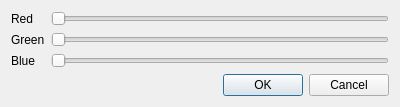
<?xml version="1.0" encoding="UTF-8"?>
<ui version="4.0">
 <class>PigmentEditor</class>
 <widget class="QDialog" name="PigmentEditor">
  <property name="geometry">
   <rect>
    <x>0</x>
    <y>0</y>
    <width>400</width>
    <height>103</height>
   </rect>
  </property>
  <property name="windowTitle">
   <string>Change Pigmentation</string>
  </property>
  <layout class="QGridLayout" name="gridLayout">
   <item row="0" column="0">
    <widget class="QLabel" name="label">
     <property name="text">
      <string>Red</string>
     </property>
    </widget>
   </item>
   <item row="0" column="1">
    <widget class="QSlider" name="horizontalSlider">
     <property name="maximum">
      <number>255</number>
     </property>
     <property name="orientation">
      <enum>Qt::Horizontal</enum>
     </property>
    </widget>
   </item>
   <item row="1" column="0">
    <widget class="QLabel" name="label_2">
     <property name="text">
      <string>Green</string>
     </property>
    </widget>
   </item>
   <item row="1" column="1">
    <widget class="QSlider" name="horizontalSlider_2">
     <property name="maximum">
      <number>255</number>
     </property>
     <property name="orientation">
      <enum>Qt::Horizontal</enum>
     </property>
    </widget>
   </item>
   <item row="2" column="0">
    <widget class="QLabel" name="label_3">
     <property name="text">
      <string>Blue</string>
     </property>
    </widget>
   </item>
   <item row="2" column="1">
    <widget class="QSlider" name="horizontalSlider_3">
     <property name="maximum">
      <number>255</number>
     </property>
     <property name="orientation">
      <enum>Qt::Horizontal</enum>
     </property>
    </widget>
   </item>
   <item row="3" column="0" colspan="2">
    <widget class="QDialogButtonBox" name="buttonBox">
     <property name="orientation">
      <enum>Qt::Horizontal</enum>
     </property>
     <property name="standardButtons">
      <set>QDialogButtonBox::Cancel|QDialogButtonBox::Ok</set>
     </property>
    </widget>
   </item>
  </layout>
 </widget>
 <resources/>
 <connections>
  <connection>
   <sender>buttonBox</sender>
   <signal>accepted()</signal>
   <receiver>PigmentEditor</receiver>
   <slot>accept()</slot>
   <hints>
    <hint type="sourcelabel">
     <x>248</x>
     <y>254</y>
    </hint>
    <hint type="destinationlabel">
     <x>157</x>
     <y>274</y>
    </hint>
   </hints>
  </connection>
  <connection>
   <sender>buttonBox</sender>
   <signal>rejected()</signal>
   <receiver>PigmentEditor</receiver>
   <slot>reject()</slot>
   <hints>
    <hint type="sourcelabel">
     <x>316</x>
     <y>260</y>
    </hint>
    <hint type="destinationlabel">
     <x>286</x>
     <y>274</y>
    </hint>
   </hints>
  </connection>
 </connections>
</ui>
